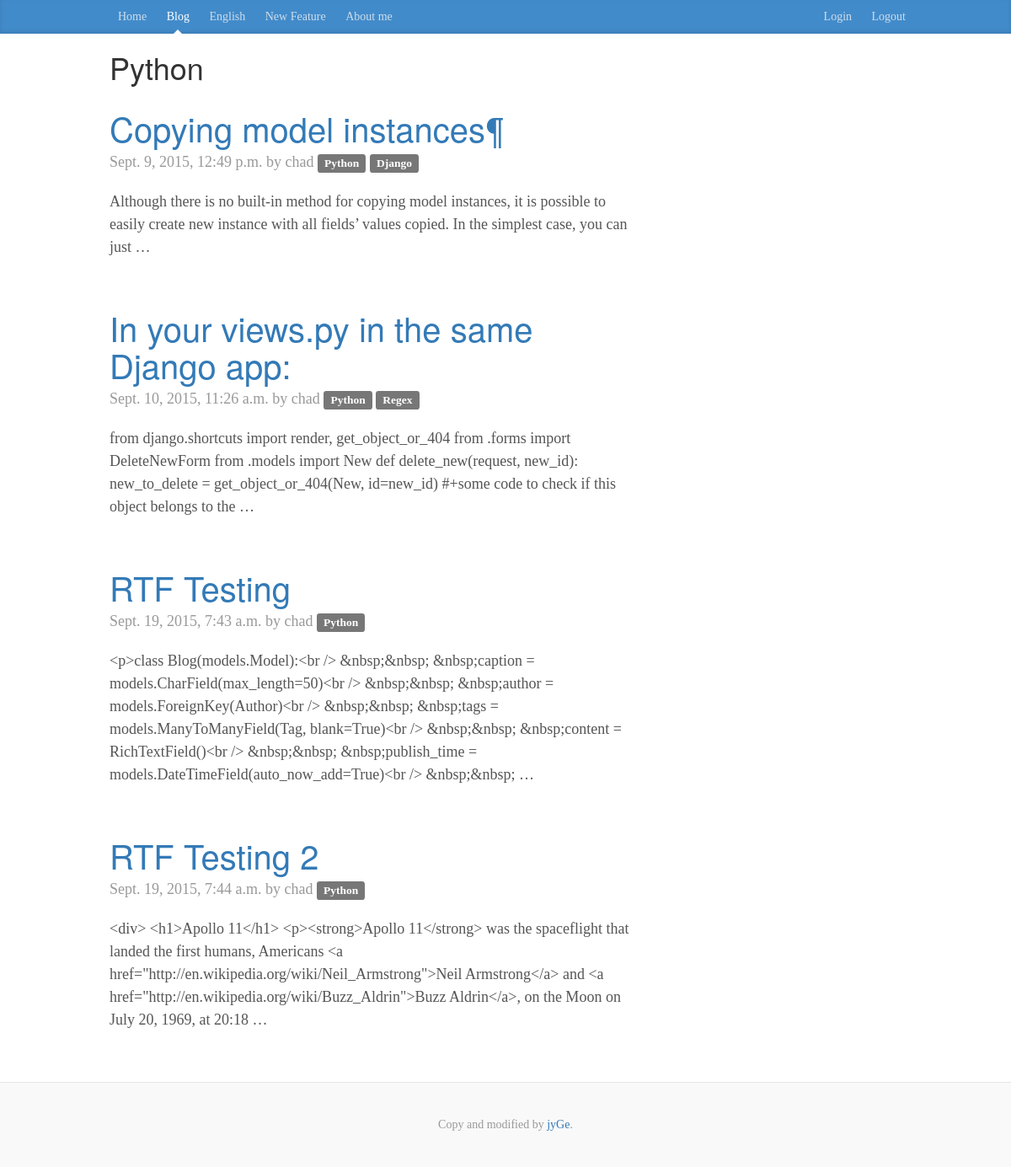
Page /sblog/blog/tag/Python/ on the earlier database version.
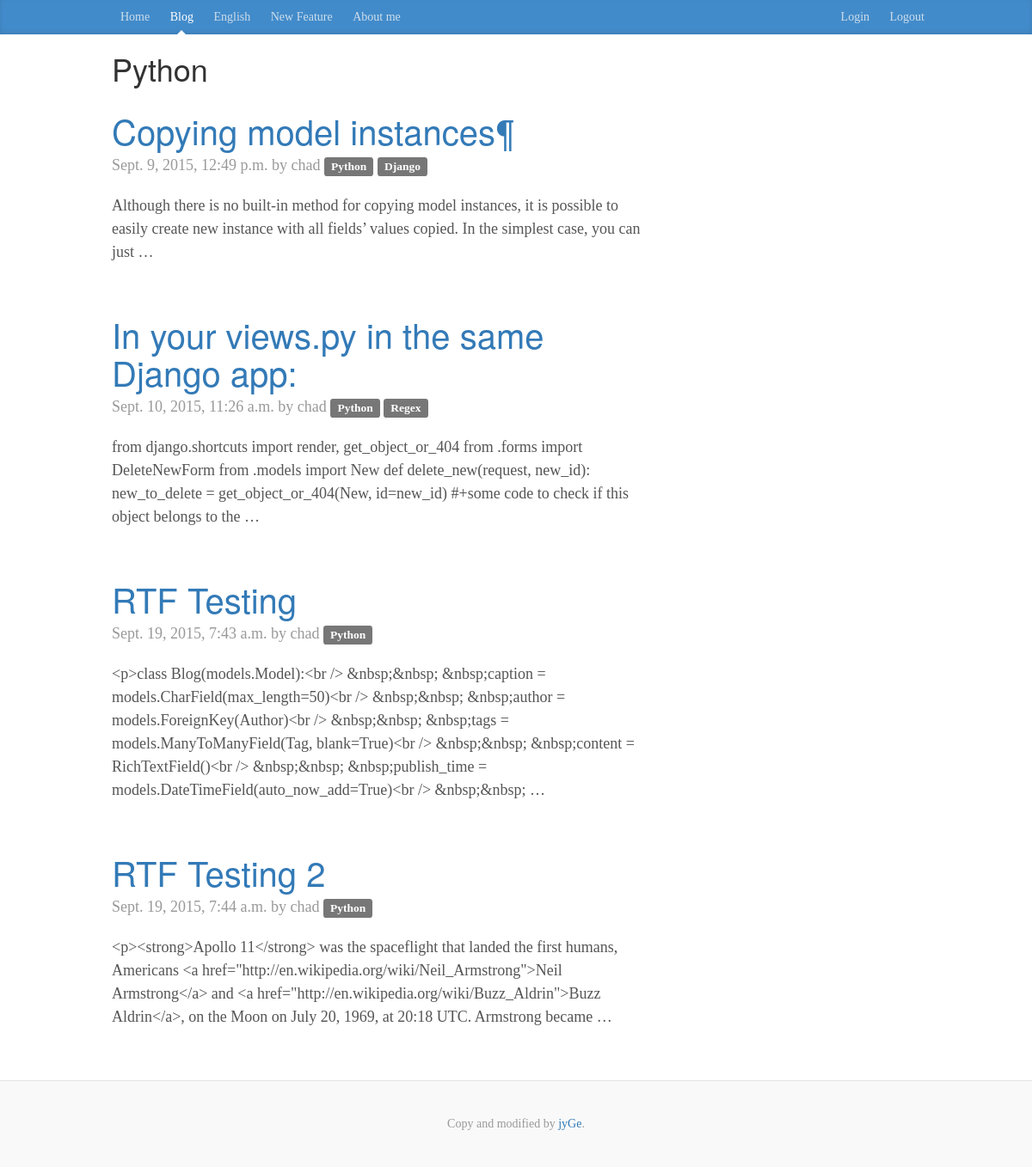
Same page on the later database version.
### sblog/models.py (models this page shows, shortened)
class Blog(models.Model):
	caption = models.CharField(max_length=50)
	author = models.ForeignKey(Author)
	tags = models.ManyToManyField(Tag, blank=True)
	content = RichTextField(config_name='ckeditor')
	publish_time = models.DateTimeField(auto_now_add=True)
	update_time = models.DateTimeField(auto_now=True)

class Author(models.Model):
	name = models.CharField(max_length=30)
	email = models.EmailField(blank=True)
	website = models.URLField(blank=True)
	def __str__(self):
		return self.name

### sblog/views.py (the view)
# urls.py: url(r'^blog/tag/(?P<tag_name>\w+)/$', views.blog_tag_list, name='blogtag'),
def blog_tag_list(request, tag_name):
	blogs_list_with_tag = Blog.objects.filter(tags__tag_name=tag_name)
	return render(request, 'sblog/blogtag.html',
		{'blogs_list_with_tag': blogs_list_with_tag,
		'tag_name': tag_name})

### sblog/models.py (called while the page is built)
	def __str__(self):
		return self.tag_name

### sblog/templates/sblog/blogtag.html (shortened to what this page needs)
{% extends "sblog/base.html" %}
{% block content %}
<div class="container">
    <div class="blog-header">
        <h1>{{ tag_name }}</h1>
    </div>
       <div class="row">
        <div class="col-sm-8 blog-main">
            {% for blog in blogs_list_with_tag %}
            <div class="blog-post">
                <h2 class="blog-post-title"><a href="{% url 'sblog:detailblog' blog.id %}">{{ blog.caption }}</a></h2>
                    <p class="blog-post-meta">{{ blog.publish_time }} by {{ blog.author }}
                        {% for tag in blog.tags.all %}
                            <a href="{% url 'sblog:blogtag' tag.tag_name %}"><span class="label label-default">{{ tag }}</span></a>
                        {% endfor %}
                    </p>
                <p>{{ blog.content|truncatewords:30 }}</p>
            </div>
            {% endfor %}
        </div>
    </div>
</div>
{% endblock %}

Differences in the rows shown:
changed Blog "RTF Testing 2": content "<div> <h1>Apollo 11</h1> <p><strong>Apollo 11</strong> was the spaceflight that landed the first humans, Americans <a href=\"http://en.wikipedia.org/wiki/Neil_Armstrong\">Neil Armstrong</a> and <a href=\"http://en.wikipedia.org/wiki/Buzz_Aldrin\">Buzz Aldrin</a>, on the Moon on July 20, 1969, at 20:18 …" → "<p><strong>Apollo 11</strong> was the spaceflight that landed the first humans, Americans <a href=\"http://en.wikipedia.org/wiki/Neil_Armstrong\">Neil Armstrong</a> and <a href=\"http://en.wikipedia.org/wiki/Buzz_Aldrin\">Buzz Aldrin</a>, on the Moon on July 20, 1969, at 20:18 UTC. Armstrong became …"
